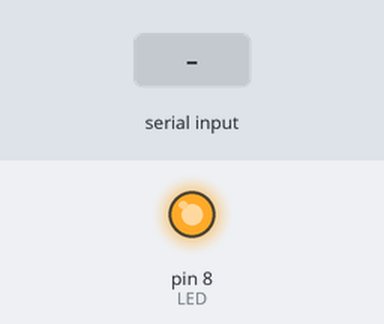
The sketch below on a simulated Arduino Uno, built with avr-gcc and run on an emulated ATmega328P. On the bench: output pins drawn as LEDs (lit = HIGH). The test bench sets the inputs (shaded band).

Above: at 1.2 s.
1.3 s: "1" received over the second serial link
At 2.2 s:
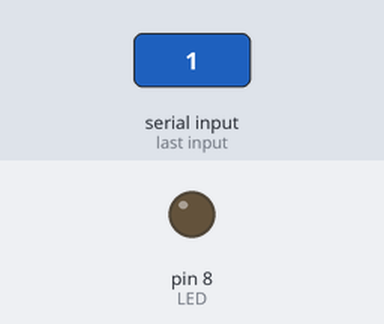
Timing chart, 0 to 4.3 s (numbered marks = the images above; inputs shaded):
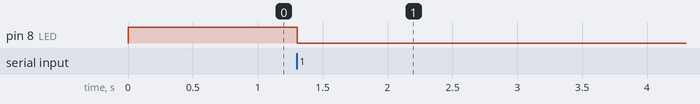

The sketch:

interface_sketch.ino
```cpp
#include <SoftwareSerial.h>

#define TX 1
#define RX 0
#define LED 8
int led = 1;
SoftwareSerial mySerial(RX, TX);
void setup() {
 mySerial.begin(9600);
 pinMode(LED, OUTPUT);
 digitalWrite(LED, HIGH);
}

void loop() {
 while (mySerial.available() > 0) {
   led = mySerial.read();
   if (led == 1) {
     digitalWrite(LED, HIGH);
   } else {
    digitalWrite(LED, LOW);
   }
 }
 delay(10);
}
```

Measured:
- after the input at 1.3 s, pin 8 (LED): HIGH → LOW at once
